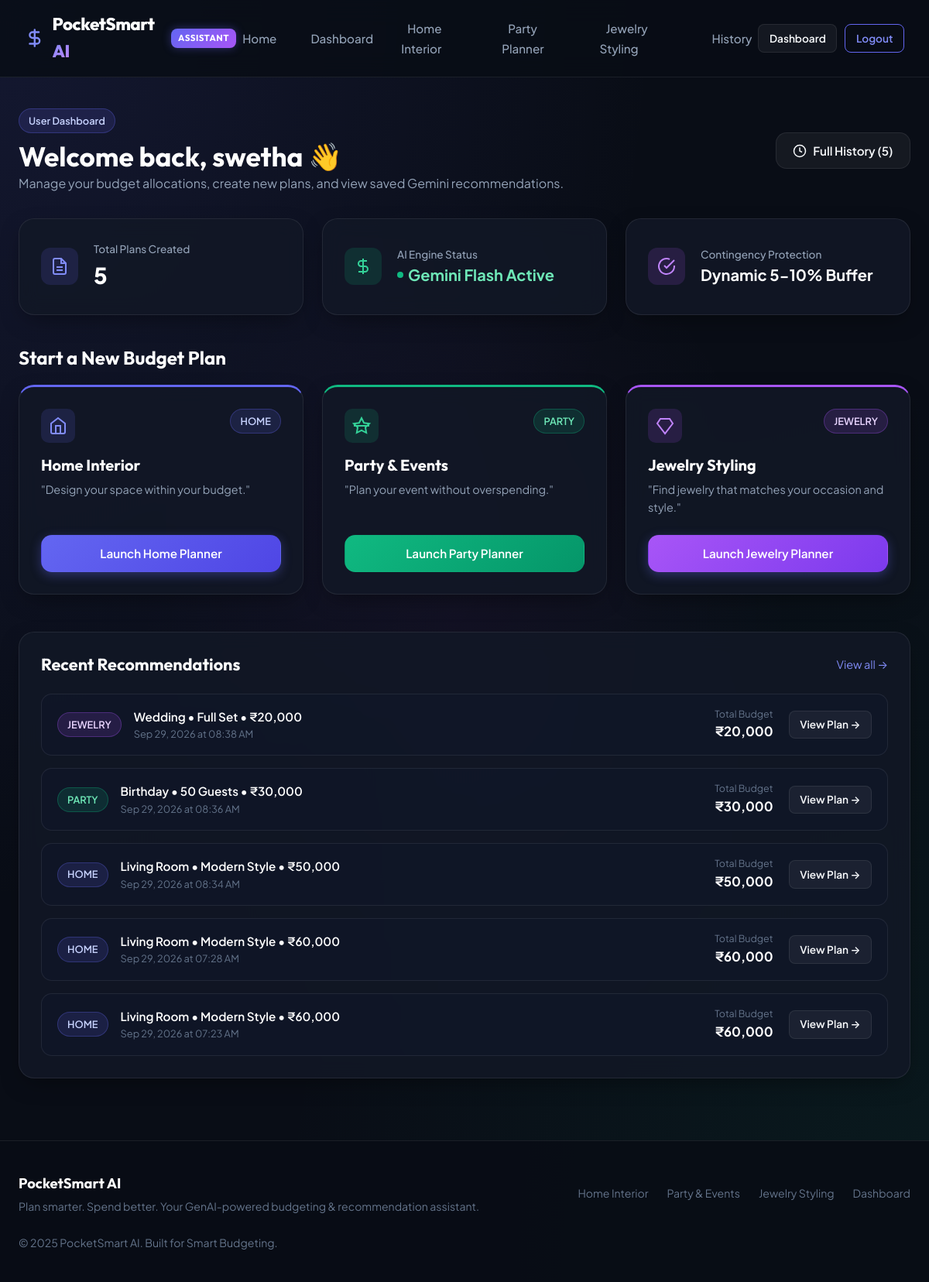
The app's page /dashboard (signed in) with its own data.
### app/models.py (models this page shows, shortened)
class User(Base):
    __tablename__ = "users"
    id = Column(Integer, primary_key=True, index=True)
    name = Column(String(100), nullable=False)
    email = Column(String(120), unique=True, index=True, nullable=False)
    hashed_password = Column(String(255), nullable=False)
    created_at = Column(DateTime, default=datetime.utcnow, nullable=False)
    recommendations = relationship(
        "RecommendationHistory",
        back_populates="user",
        cascade="all, delete-orphan",
        order_by="desc(RecommendationHistory.created_at)"
    )

class RecommendationHistory(Base):
    __tablename__ = "recommendation_history"
    id = Column(Integer, primary_key=True, index=True)
    user_id = Column(Integer, ForeignKey("users.id", ondelete="CASCADE"), nullable=False, index=True)
    planner_type = Column(String(50), nullable=False, index=True)  # 'home', 'party', 'jewelry'
    budget = Column(Float, nullable=False)
    currency = Column(String(10), default="₹", nullable=False)
    input_summary = Column(Text, nullable=False)
    result_json = Column(Text, nullable=False)
    created_at = Column(DateTime, default=datetime.utcnow, nullable=False, index=True)
    user = relationship("User", back_populates="recommendations")

### app/main.py (the view)
@app.get("/dashboard", response_class=HTMLResponse)
async def dashboard_page(
    request: Request,
    db: Session = Depends(get_db)
):
    current_user = get_optional_current_user(request, db)
    if not current_user:
        return RedirectResponse(url="/login?next=/dashboard", status_code=status.HTTP_303_SEE_OTHER)
    recent_plans_records = (
        db.query(RecommendationHistory)
        .filter(RecommendationHistory.user_id == current_user.id)
        .order_by(RecommendationHistory.created_at.desc())
        .limit(5)
        .all()
    )
    total_plans_count = (
        db.query(RecommendationHistory)
        .filter(RecommendationHistory.user_id == current_user.id)
        .count()
    )
    recent_plans = []
    for r in recent_plans_records:
        try:
            parsed = json.loads(r.result_json)
        except Exception:
            parsed = {}
        recent_plans.append({
            "id": r.id,
            "planner_type": r.planner_type,
            "budget": r.budget,
            "currency": r.currency,
            "input_summary": r.input_summary,
            "created_at": r.created_at,
            "result_data": parsed
        })
    return templates.TemplateResponse(
        request=request,
        name="dashboard.html",
        context={
            "current_user": current_user,
            "recent_plans": recent_plans,
            "total_plans_count": total_plans_count
        }
    )

### app/templates/dashboard.html (shortened to what this page needs)
{% extends "base.html" %}
{% block content %}
<div style="margin-bottom: 2.5rem;">
  <div style="display: flex; justify-content: space-between; align-items: center; flex-wrap: wrap; gap: 1rem; margin-bottom: 2rem;">
    <div>
      <div class="badge badge-primary" style="margin-bottom: 0.5rem;">User Dashboard</div>
      <h1 style="font-size: 2.2rem;">Welcome back, {{ current_user.name }} 👋</h1>
      <p style="color: var(--text-muted);">Manage your budget allocations, create new plans, and view saved Gemini recommendations.</p>
    </div>
    <div style="display: flex; gap: 0.75rem;">
      <a href="/history" class="btn btn-secondary">
        <svg width="18" height="18" viewBox="0 0 24 24" fill="none" stroke="currentColor" stroke-width="2"><circle cx="12" cy="12" r="10"/><polyline points="12 6 12 12 16 14"/></svg>
        Full History ({{ total_plans_count }})
      </a>
    </div>
  </div>
  <div class="grid-3" style="margin-bottom: 2.5rem;">
    <div class="card" style="display: flex; align-items: center; gap: 1.25rem;">
      <div style="width: 48px; height: 48px; border-radius: 12px; background: rgba(99, 102, 241, 0.15); display: flex; align-items: center; justify-content: center; color: #818cf8;">
        <svg width="24" height="24" viewBox="0 0 24 24" fill="none" stroke="currentColor" stroke-width="2"><path d="M14 2H6a2 2 0 0 0-2 2v16a2 2 0 0 0 2 2h12a2 2 0 0 0 2-2V8z"/><polyline points="14 2 14 8 20 8"/><line x1="16" y1="13" x2="8" y2="13"/><line x1="16" y1="17" x2="8" y2="17"/></svg>
      </div>
      <div>
        <div style="font-size: 0.85rem; color: var(--text-muted); font-weight: 500;">Total Plans Created</div>
        <div style="font-size: 1.8rem; font-weight: 800; color: white;">{{ total_plans_count }}</div>
      </div>
    </div>
    <div class="card" style="display: flex; align-items: center; gap: 1.25rem;">
      <div style="width: 48px; height: 48px; border-radius: 12px; background: rgba(16, 185, 129, 0.15); display: flex; align-items: center; justify-content: center; color: #34d399;">
        <svg width="24" height="24" viewBox="0 0 24 24" fill="none" stroke="currentColor" stroke-width="2"><path d="M12 2v20M17 5H9.5a3.5 3.5 0 0 0 0 7h5a3.5 3.5 0 0 1 0 7H6"/></svg>
      </div>
      <div>
        <div style="font-size: 0.85rem; color: var(--text-muted); font-weight: 500;">AI Engine Status</div>
        <div style="font-size: 1.25rem; font-weight: 700; color: #6ee7b7; display: flex; align-items: center; gap: 6px;">
          <span style="display: inline-block; width: 8px; height: 8px; border-radius: 50%; background: #10b981;"></span>
          Gemini Flash Active
        </div>
      </div>
    </div>
    <div class="card" style="display: flex; align-items: center; gap: 1.25rem;">
      <div style="width: 48px; height: 48px; border-radius: 12px; background: rgba(168, 85, 247, 0.15); display: flex; align-items: center; justify-content: center; color: #c084fc;">
        <svg width="24" height="24" viewBox="0 0 24 24" fill="none" stroke="currentColor" stroke-width="2"><path d="M22 11.08V12a10 10 0 1 1-5.93-9.14"/><polyline points="22 4 12 14.01 9 11.01"/></svg>
      </div>
      <div>
        <div style="font-size: 0.85rem; color: var(--text-muted); font-weight: 500;">Contingency Protection</div>
        <div style="font-size: 1.25rem; font-weight: 700; color: white;">Dynamic 5-10% Buffer</div>
      </div>
    </div>
  </div>
  <div style="margin-bottom: 3rem;">
    <h2 style="font-size: 1.5rem; margin-bottom: 1.25rem;">Start a New Budget Plan</h2>
    <div class="grid-3">
      <div class="card" style="border-top: 3px solid #6366f1; display: flex; flex-direction: column; justify-content: space-between;">
        <div>
          <div style="display: flex; justify-content: space-between; align-items: flex-start; margin-bottom: 1rem;">
            <div style="width: 44px; height: 44px; border-radius: 10px; background: rgba(99, 102, 241, 0.15); display: flex; align-items: center; justify-content: center; color: #818cf8;">
              <svg width="24" height="24" viewBox="0 0 24 24" fill="none" stroke="currentColor" stroke-width="2"><path d="M3 9l9-7 9 7v11a2 2 0 0 1-2 2H5a2 2 0 0 1-2-2z"/><polyline points="9 22 9 12 15 12 15 22"/></svg>
            </div>
            <span class="badge badge-primary">HOME</span>
          </div>
          <h3 style="font-size: 1.25rem; margin-bottom: 0.5rem;">Home Interior</h3>
          <p style="color: var(--text-muted); font-size: 0.9rem; margin-bottom: 1.5rem;">
            "Design your space within your budget."
          </p>
        </div>
        <a href="/home-planner" class="btn btn-primary" style="width: 100%;">
          Launch Home Planner
        </a>
      </div>
      <div class="card" style="border-top: 3px solid #10b981; display: flex; flex-direction: column; justify-content: space-between;">
        <div>
          <div style="display: flex; justify-content: space-between; align-items: flex-start; margin-bottom: 1rem;">
            <div style="width: 44px; height: 44px; border-radius: 10px; background: rgba(16, 185, 129, 0.15); display: flex; align-items: center; justify-content: center; color: #34d399;">
              <svg width="24" height="24" viewBox="0 0 24 24" fill="none" stroke="currentColor" stroke-width="2"><polygon points="12 2 15.09 8.26 22 9.27 17 14.14 18.18 21.02 12 17.77 5.82 21.02 7 14.14 2 9.27 8.91 8.26 12 2"/><line x1="2" y1="12" x2="22" y2="12"/></svg>
            </div>
            <span class="badge badge-emerald">PARTY</span>
          </div>
          <h3 style="font-size: 1.25rem; margin-bottom: 0.5rem;">Party & Events</h3>
          <p style="color: var(--text-muted); font-size: 0.9rem; margin-bottom: 1.5rem;">
            "Plan your event without overspending."
          </p>
        </div>
        <a href="/party-planner" class="btn btn-success" style="width: 100%;">
          Launch Party Planner
        </a>
      </div>
      <div class="card" style="border-top: 3px solid #a855f7; display: flex; flex-direction: column; justify-content: space-between;">
        <div>
          <div style="display: flex; justify-content: space-between; align-items: flex-start; margin-bottom: 1rem;">
            <div style="width: 44px; height: 44px; border-radius: 10px; background: rgba(168, 85, 247, 0.15); display: flex; align-items: center; justify-content: center; color: #c084fc;">
              <svg width="24" height="24" viewBox="0 0 24 24" fill="none" stroke="currentColor" stroke-width="2"><path d="M6 3h12l4 6-10 13L2 9z"/></svg>
            </div>
            <span class="badge badge-purple">JEWELRY</span>
          </div>
          <h3 style="font-size: 1.25rem; margin-bottom: 0.5rem;">Jewelry Styling</h3>
          <p style="color: var(--text-muted); font-size: 0.9rem; margin-bottom: 1.5rem;">
            "Find jewelry that matches your occasion and style."
          </p>
        </div>
        <a href="/jewelry-planner" class="btn btn-primary" style="width: 100%; background: linear-gradient(135deg, #a855f7, #7c3aed);">
          Launch Jewelry Planner
        </a>
      </div>
    </div>
  </div>
  <div class="card">
    <div style="display: flex; justify-content: space-between; align-items: center; margin-bottom: 1.5rem;">
      <h2 style="font-size: 1.35rem;">Recent Recommendations</h2>
      {% if total_plans_count > 0 %}
        <a href="/history" style="font-size: 0.9rem; color: var(--primary-light);">View all &rarr;</a>
      {% endif %}
    </div>
    {% if recent_plans %}
      <div style="display: flex; flex-direction: column; gap: 1rem;">
        {% for plan in recent_plans %}
          <div style="background: rgba(15, 23, 42, 0.6); border: 1px solid var(--border-subtle); border-radius: var(--radius-md); padding: 1rem 1.25rem; display: flex; justify-content: space-between; align-items: center; flex-wrap: wrap; gap: 1rem;">
            <div style="display: flex; align-items: center; gap: 1rem;">
              <span class="badge
                {% if plan.planner_type == 'home' %}badge-primary
                {% elif plan.planner_type == 'party' %}badge-emerald
                {% else %}badge-purple{% endif %}">
                {{ plan.planner_type|upper }}
              </span>
              <div>
                <div style="font-weight: 600; color: white; font-size: 0.95rem;">{{ plan.input_summary }}</div>
                <div style="font-size: 0.8rem; color: var(--text-dim);">
                  {{ plan.created_at.strftime('%b %d, %Y at %I:%M %p') }}
                </div>
              </div>
            </div>
            <div style="display: flex; align-items: center; gap: 1.25rem;">
              <div style="text-align: right;">
                <span style="font-size: 0.78rem; color: var(--text-dim); display: block;">Total Budget</span>
                <span style="font-size: 1.05rem; font-weight: 700; color: white;">{{ plan.currency }}{{ "{:,.0f}".format(plan.budget) }}</span>
              </div>
              <a href="/history/{{ plan.id }}" class="btn btn-secondary btn-sm">
                View Plan &rarr;
              </a>
            </div>
          </div>
        {% endfor %}
      </div>
    {% endif %}
  </div>
</div>
{% endblock %}

### app/templates/base.html (style rules this page uses)
:root { --bg-dark: #090d16; --bg-card: rgba(18, 24, 38, 0.85); --bg-card-hover: rgba(26, 34, 52, 0.95); --bg-glass: rgba(255, 255, 255, 0.03); --border-subtle: rgba(255, 255, 255, 0.08); --border-highlight: rgba(99, 102, 241, 0.35); --primary: #6366f1; --primary-light: #818cf8; --primary-dark: #4f46e5; --accent-emerald: #10b981; --accent-cyan: #06b6d4; --accent-purple: #a855f7; --accent-amber: #f59e0b; --accent-rose: #f43f5e; --text-main: #f8fafc; --text-muted: #94a3b8; --text-dim: #64748b; --radius-sm: 8px; --radius-md: 14px; --radius-lg: 20px; --radius-full: 9999px; --shadow-glow: 0 0 25px rgba(99, 102, 241, 0.25); --shadow-card: 0 10px 30px -10px rgba(0, 0, 0, 0.5); }
* { box-sizing: border-box; margin: 0; padding: 0; }
body { background-color: var(--bg-dark); background-image: radial-gradient(at 0% 0%, rgba(99, 102, 241, 0.12) 0px, transparent 50%), radial-gradient(at 100% 100%, rgba(16, 185, 129, 0.08) 0px, transparent 50%), radial-gradient(at 50% 50%, rgba(168, 85, 247, 0.06) 0px, transparent 50%); background-attachment: fixed; color: var(--text-main); font-family: 'Plus Jakarta Sans', -apple-system, BlinkMacSystemFont, 'Segoe UI', Roboto, sans-serif; min-height: 100vh; display: flex; flex-direction: column; line-height: 1.6; }
h1, h2, h3, h4, h5, h6 { font-family: 'Outfit', sans-serif; font-weight: 700; color: #ffffff; line-height: 1.25; }
a { color: var(--primary-light); text-decoration: none; transition: all 0.2s ease; }
.btn { display: inline-flex; align-items: center; justify-content: center; gap: 8px; padding: 0.65rem 1.35rem; border-radius: var(--radius-md); font-size: 0.95rem; font-weight: 600; cursor: pointer; transition: all 0.2s cubic-bezier(0.4, 0, 0.2, 1); border: 1px solid transparent; text-decoration: none; }
.btn-primary { background: linear-gradient(135deg, #6366f1 0%, #4f46e5 100%); color: #ffffff; box-shadow: 0 4px 14px rgba(99, 102, 241, 0.35); }
.btn-secondary { background: rgba(255, 255, 255, 0.05); color: var(--text-main); border-color: var(--border-subtle); }
.btn-success { background: linear-gradient(135deg, #10b981 0%, #059669 100%); color: white; }
.btn-sm { padding: 0.4rem 0.85rem; font-size: 0.85rem; border-radius: var(--radius-sm); }
.card { background: var(--bg-card); border: 1px solid var(--border-subtle); border-radius: var(--radius-lg); padding: 1.75rem; box-shadow: var(--shadow-card); backdrop-filter: blur(12px); transition: border-color 0.2s ease, transform 0.2s ease; }
.grid-3 { display: grid; grid-template-columns: repeat(3, 1fr); gap: 1.5rem; }
.badge { display: inline-flex; align-items: center; gap: 6px; padding: 0.3rem 0.75rem; border-radius: var(--radius-full); font-size: 0.8rem; font-weight: 600; }
.badge-primary { background: rgba(99, 102, 241, 0.15); border: 1px solid rgba(99, 102, 241, 0.3); color: #c7d2fe; }
.badge-emerald { background: rgba(16, 185, 129, 0.15); border: 1px solid rgba(16, 185, 129, 0.3); color: #6ee7b7; }
.badge-purple { background: rgba(168, 85, 247, 0.15); border: 1px solid rgba(168, 85, 247, 0.3); color: #e9d5ff; }

### records on screen
User: name "swetha"
RecommendationHistory: planner_type "JEWELRY", input_summary "Wedding • Full Set • ₹20,000", created_at "Sep 29, 2026 at 08:38 AM", currency "₹", budget "20,000"
RecommendationHistory: planner_type "PARTY", input_summary "Birthday • 50 Guests • ₹30,000", created_at "Sep 29, 2026 at 08:36 AM", currency "₹", budget "30,000"
RecommendationHistory: planner_type "HOME", input_summary "Living Room • Modern Style • ₹50,000", created_at "Sep 29, 2026 at 08:34 AM", currency "₹", budget "50,000"
RecommendationHistory: planner_type "HOME", input_summary "Living Room • Modern Style • ₹60,000", created_at "Sep 29, 2026 at 07:28 AM", currency "₹", budget "60,000"
RecommendationHistory: planner_type "HOME", input_summary "Living Room • Modern Style • ₹60,000", created_at "Sep 29, 2026 at 07:23 AM", currency "₹", budget "60,000"

### other values on screen
{{ total_plans_count }} "5"
